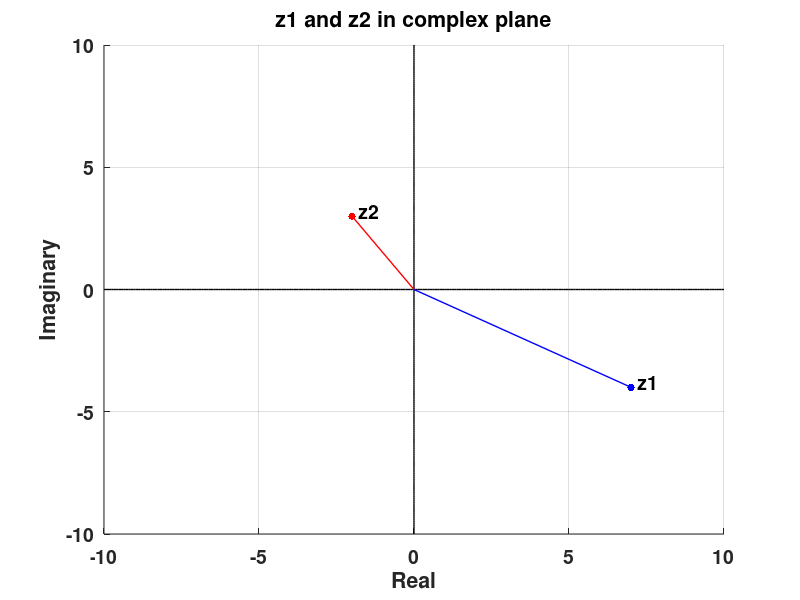

Write MATLAB code to recreate this figure.
%{
j is will give you base imaginary unit (-1)^.5


%}




% I think this just prepares
close all;
clear all;
clc;

% define complex numbers
z1 = 7 - 4j;
z2 = -2 +3j;

% addition ... subtraction is similar
z = z1+z2;
display(z);

% multiplication ... division is similar
z = z1*z2;
display(z);

% conjugate
z1_con = conj(z1);        %conj() is a built in function
display(z1_con);

% magnitude
z1_mag = abs(z1);      % abs() is built in
display(z1_mag);

% angle ...in radians
z1_ang = angle(z1);       % angle() is good to take it polar...even handles quadrant
display(z1_ang);

% plotting
figure;
hold on;
plot(real(z1), imag(z1), 'b.', 'markersize', 16);    % g* is a green star...any way you want
plot(real(z2), imag(z2), 'r.', 'markersize', 16);
grid on;
set(gca, 'fontsize', 14, 'fontweight', 'bold');
xlabel('Real');
ylabel('Imaginary');
xlim([-10, 10]);
ylim([-10, 10]);
title('z1 and z2 in complex plane');

% draw axis
realAxis = linspace (-10, 10, 256);
imagAxis = linspace (-10, 10, 256);
plot(realAxis, 0*realAxis, 'k', 'linewidth', 1);
plot(0*imagAxis, imagAxis, 'k', 'linewidth', 1);

% draw connections point to orgin
h1 = line([0 real(z1)], [0 imag(z1)], 'linewidth', 1);
h2 = line([0 real(z2)], [0 imag(z2)], 'linewidth', 1);
set(h1, 'color', 'b');
set(h2, 'color', 'r');

% label points
text(real(z1)+.2,imag(z1)+.2,'z1','fontweight','bold','fontsize',14); 
text(real(z2)+.2,imag(z2)+.2,'z2','fontweight','bold','fontsize',14);

